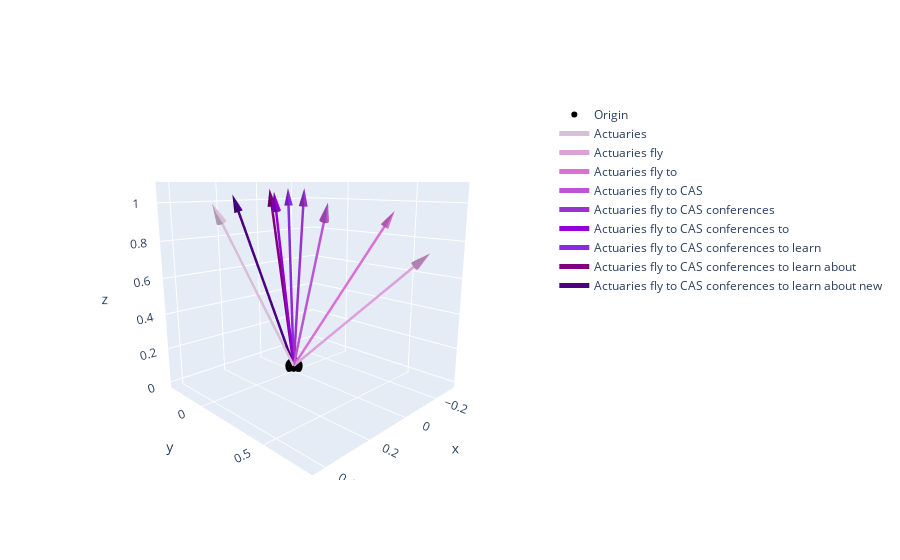

Notebook code cell kept with this figure:
### Code cell
# Notice how adding 'CAS' drastically shifts the embedding. You can experiment with adding unexpected words and seeing how the embedding changes.

graph

### Figure 1 — Plotly figure (JSON) as saved in the notebook; plotly's stock layout.template omitted (floating-point values rounded to 4 significant figures)
{"data": [{"marker": {"color": "black", "size": 6, "symbol": "circle"}, "mode": "markers", "name": "Origin", "type": "scatter3d", "x": [0], "y": [0], "z": [0]}, {"line": {"color": "#D8BFD8", "width": 5}, "mode": "lines", "name": "Actuaries", "type": "scatter3d", "x": [0, 0.3525], "y": [0, 0.02782], "z": [0, 0.9354]}, {"colorscale": [[0, "#D8BFD8"], [1, "#D8BFD8"]], "hoverinfo": "none", "showscale": false, "sizemode": "scaled", "sizeref": 0.1, "type": "cone", "u": [0.3525], "v": [0.02782], "w": [0.9354], "x": [0.3525], "y": [0.02782], "z": [0.9354]}, {"line": {"color": "#DDA0DD", "width": 5}, "mode": "lines", "name": "Actuaries fly", "type": "scatter3d", "x": [0, -0.1527], "y": [0, 0.6939], "z": [0, 0.7037]}, {"colorscale": [[0, "#DDA0DD"], [1, "#DDA0DD"]], "hoverinfo": "none", "showscale": false, "sizemode": "scaled", "sizeref": 0.1, "type": "cone", "u": [-0.1527], "v": [0.6939], "w": [0.7037], "x": [-0.1527], "y": [0.6939], "z": [0.7037]}, {"line": {"color": "#DA70D6", "width": 5}, "mode": "lines", "name": "Actuaries fly to", "type": "scatter3d", "x": [0, -0.2376], "y": [0, 0.4057], "z": [0, 0.8826]}, {"colorscale": [[0, "#DA70D6"], [1, "#DA70D6"]], "hoverinfo": "none", "showscale": false, "sizemode": "scaled", "sizeref": 0.1, "type": "cone", "u": [-0.2376], "v": [0.4057], "w": [0.8826], "x": [-0.2376], "y": [0.4057], "z": [0.8826]}, {"line": {"color": "#BA55D3", "width": 5}, "mode": "lines", "name": "Actuaries fly to CAS", "type": "scatter3d", "x": [0, 0.06735], "y": [0, 0.3447], "z": [0, 0.9363]}, {"colorscale": [[0, "#BA55D3"], [1, "#BA55D3"]], "hoverinfo": "none", "showscale": false, "sizemode": "scaled", "sizeref": 0.1, "type": "cone", "u": [0.06735], "v": [0.3447], "w": [0.9363], "x": [0.06735], "y": [0.3447], "z": [0.9363]}, {"line": {"color": "#9932CC", "width": 5}, "mode": "lines", "name": "Actuaries fly to CAS conferences", "type": "scatter3d", "x": [0, -0.01741], "y": [0, 0.06634], "z": [0, 0.9976]}, {"colorscale": [[0, "#9932CC"], [1, "#9932CC"]], "hoverinfo": "none", "showscale": false, "sizemode": "scaled", "sizeref": 0.1, "type": "cone", "u": [-0.01741], "v": [0.06634], "w": [0.9976], "x": [-0.01741], "y": [0.06634], "z": [0.9976]}, {"line": {"color": "#9400D3", "width": 5}, "mode": "lines", "name": "Actuaries fly to CAS conferences to", "type": "scatter3d", "x": [0, 0.149], "y": [0, 0.1071], "z": [0, 0.983]}, {"colorscale": [[0, "#9400D3"], [1, "#9400D3"]], "hoverinfo": "none", "showscale": false, "sizemode": "scaled", "sizeref": 0.1, "type": "cone", "u": [0.149], "v": [0.1071], "w": [0.983], "x": [0.149], "y": [0.1071], "z": [0.983]}, {"line": {"color": "#8A2BE2", "width": 5}, "mode": "lines", "name": "Actuaries fly to CAS conferences to learn", "type": "scatter3d", "x": [0, -0.03058], "y": [0, -0.07842], "z": [0, 0.9965]}, {"colorscale": [[0, "#8A2BE2"], [1, "#8A2BE2"]], "hoverinfo": "none", "showscale": false, "sizemode": "scaled", "sizeref": 0.1, "type": "cone", "u": [-0.03058], "v": [-0.07842], "w": [0.9965], "x": [-0.03058], "y": [-0.07842], "z": [0.9965]}, {"line": {"color": "#800080", "width": 5}, "mode": "lines", "name": "Actuaries fly to CAS conferences to learn about", "type": "scatter3d", "x": [0, 0.04997], "y": [0, -0.09461], "z": [0, 0.9943]}, {"colorscale": [[0, "#800080"], [1, "#800080"]], "hoverinfo": "none", "showscale": false, "sizemode": "scaled", "sizeref": 0.1, "type": "cone", "u": [0.04997], "v": [-0.09461], "w": [0.9943], "x": [0.04997], "y": [-0.09461], "z": [0.9943]}, {"line": {"color": "#4B0082", "width": 5}, "mode": "lines", "name": "Actuaries fly to CAS conferences to learn about new", "type": "scatter3d", "x": [0, 0.158], "y": [0, -0.208], "z": [0, 0.9653]}, {"colorscale": [[0, "#4B0082"], [1, "#4B0082"]], "hoverinfo": "none", "showscale": false, "sizemode": "scaled", "sizeref": 0.1, "type": "cone", "u": [0.158], "v": [-0.208], "w": [0.9653], "x": [0.158], "y": [-0.208], "z": [0.9653]}], "layout": {"scene": {"aspectmode": "cube", "camera": {"center": {"x": 0, "y": 0, "z": 0}, "eye": {"x": 1.5, "y": 1.5, "z": 0.5}, "up": {"x": 0, "y": 0, "z": 1}}}}}
